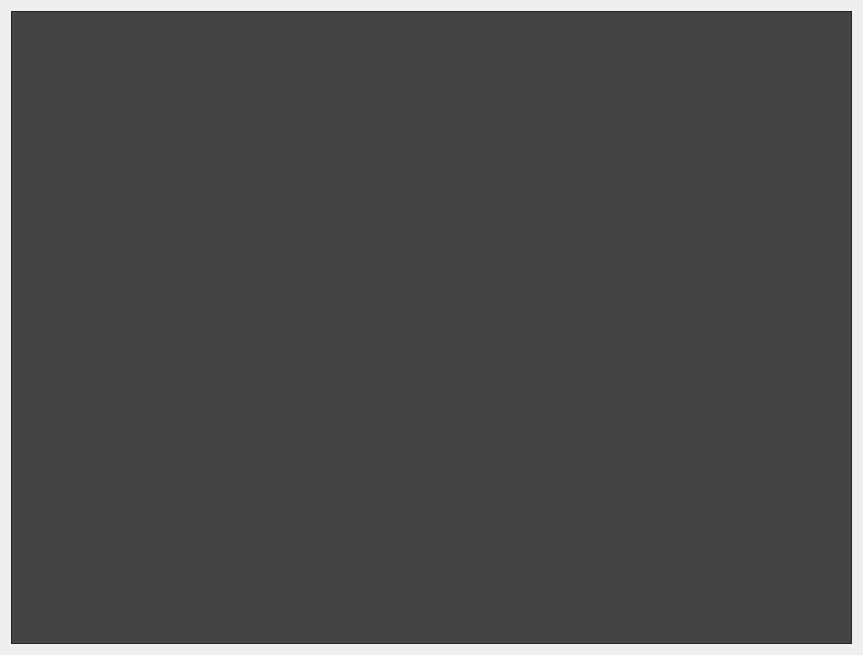
<?xml version="1.0" encoding="UTF-8"?>
<ui version="4.0">
 <class>tableWidget</class>
 <widget class="QWidget" name="tableWidget">
  <property name="geometry">
   <rect>
    <x>0</x>
    <y>0</y>
    <width>863</width>
    <height>655</height>
   </rect>
  </property>
  <property name="windowTitle">
   <string>Form</string>
  </property>
  <property name="styleSheet">
   <string notr="true">QTableWidget{
color:#DCDCDC;
background:#444444;
border:1px solid #242424;
alternate-background-color:#525252;
gridline-color:#242424;
}

QTableWidget::item:selected{
color:#DCDCDC;
background:qlineargradient(spread:pad,x1:0,y1:0,x2:0,y2:1,stop:0 #484848,stop:1 #383838);
}

QTableWidget::item:hover{
background:#5B5B5B;
}
QHeaderView::section{
text-align:center;
background:#5E5E5E;
padding:3px;
margin:0px;
color:#DCDCDC;
border:1px solid #242424;
border-left-width:0;
}

QScrollBar:vertical{
background:#484848;
padding:0px;
border-radius:6px;
max-width:12px;
}


QScrollBar::handle:vertical{
background:#CCCCCC;
}

QScrollBar::handle:hover:vertical,QScrollBar::handle:pressed:vertical{
background:#A7A7A7;
}
QScrollBar::sub-page:vertical{
background:444444;
}


QScrollBar::add-page:vertical{
background:5B5B5B;
}

QScrollBar::add-line:vertical{
background:none;
}
QScrollBar::sub-line:vertical{
background:none;
}</string>
  </property>
  <layout class="QGridLayout" name="gridLayout">
   <item row="0" column="0">
    <widget class="QTableWidget" name="tableWidget_2"/>
   </item>
  </layout>
 </widget>
 <resources/>
 <connections/>
</ui>
